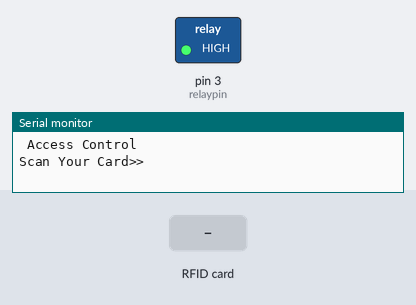
This sketch was run on a simulated Arduino Uno, built with avr-gcc and run on an emulated ATmega328P. On the bench: switched loads named in the sketch (green lamp = pin HIGH), the last lines printed to the serial monitor. Inputs (shaded band) come from the test bench. Pins used as bus, display or sensor lines are not drawn.

Above: at 1.2 s.
1.3 s: RFID card 32 BA 92 53 held to the reader
At 1.6 s:
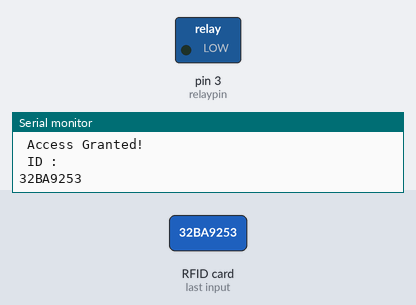
4.3 s: RFID card 82 24 32 51 held to the reader
At 6.8 s:
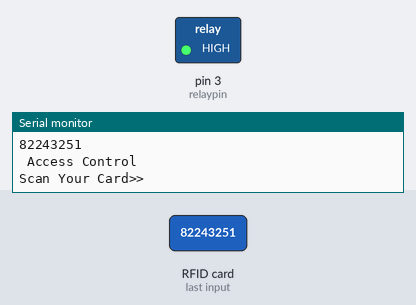
Timing chart, 0 to 8.3 s (numbered marks = the images above; inputs shaded):
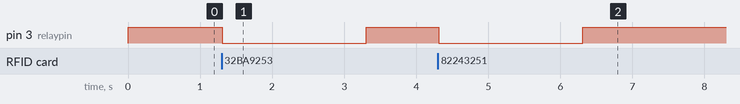

The sketch:

sketch_dec7a.ino
```cpp
#include <SPI.h>
#include <MFRC522.h>

#define RST_PIN 5
#define SS_PIN 10
#define relaypin 3

byte readCard[4];
String MasterTag = "32BA9253";
String MasterTag2 = "82243251";

String tagID = "";

// Create instances
MFRC522 mfrc522(SS_PIN, RST_PIN);

void setup() {
  pinMode(relaypin, OUTPUT);
  digitalWrite(relaypin, HIGH);
  // Initiating
  SPI.begin(); // SPI bus
  mfrc522.PCD_Init(); // MFRC522
  Serial.begin(9600);

  Serial.println(" Access Control ");
  Serial.println("Scan Your Card>>");
}

void loop() {
  // Wait until a new tag is available
  while (getID()) {
    if (tagID == MasterTag || tagID == MasterTag2) {
      Serial.println(" Access Granted!");
      digitalWrite(relaypin, LOW);
      // You can add any additional actions to perform when access is granted here
    } else {
      Serial.println(" Access Denied!");
      // You can add any additional actions to perform when access is denied here
    }

    Serial.println(" ID : ");
    Serial.println(tagID);

    delay(2000);

    // Stop the relay when the card is removed
    digitalWrite(relaypin, HIGH);

    Serial.println(" Access Control ");
    Serial.println("Scan Your Card>>");
  }
}

// Read new tag if available
boolean getID() {
  // Getting ready for Reading PICCs
  if (!mfrc522.PICC_IsNewCardPresent()) { // If a new PICC placed to RFID reader continue
    return false;
  }
  if (!mfrc522.PICC_ReadCardSerial()) { // Since a PICC placed get Serial and continue
    return false;
  }
  tagID = "";
  for (uint8_t i = 0; i < 4; i++) { // The MIFARE PICCs that we use have 4 byte UID
    // readCard[i] = mfrc522.uid.uidByte[i];
    tagID.concat(String(mfrc522.uid.uidByte[i], HEX)); // Adds the 4 bytes in a single String variable
  }
  tagID.toUpperCase();
  mfrc522.PICC_HaltA(); // Stop reading
  return true;
}
```

Measured:
- after the input at 1.3 s, pin 3 (relaypin): HIGH → LOW at once, → HIGH 2.0 s later
- after the input at 4.3 s, pin 3 (relaypin): HIGH → LOW at once, → HIGH 2.0 s later
